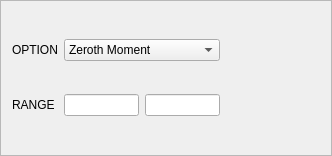
<?xml version="1.0" encoding="UTF-8"?>
<ui version="4.0">
 <class>moments</class>
 <widget class="QFrame" name="moments">
  <property name="geometry">
   <rect>
    <x>0</x>
    <y>0</y>
    <width>332</width>
    <height>156</height>
   </rect>
  </property>
  <property name="windowTitle">
   <string>Frame</string>
  </property>
  <property name="frameShape">
   <enum>QFrame::StyledPanel</enum>
  </property>
  <property name="frameShadow">
   <enum>QFrame::Raised</enum>
  </property>
  <layout class="QGridLayout" name="gridLayout">
   <item row="0" column="0">
    <widget class="QLabel" name="label">
     <property name="text">
      <string>OPTION</string>
     </property>
    </widget>
   </item>
   <item row="0" column="1" colspan="2">
    <widget class="QComboBox" name="optionBox">
     <item>
      <property name="text">
       <string>Zeroth Moment</string>
      </property>
     </item>
     <item>
      <property name="text">
       <string>First Moment</string>
      </property>
     </item>
     <item>
      <property name="text">
       <string>Second Moment</string>
      </property>
     </item>
    </widget>
   </item>
   <item row="1" column="0">
    <widget class="QLabel" name="label_2">
     <property name="text">
      <string>RANGE</string>
     </property>
    </widget>
   </item>
   <item row="1" column="1">
    <widget class="QLineEdit" name="minLine">
     <property name="maximumSize">
      <size>
       <width>75</width>
       <height>16777215</height>
      </size>
     </property>
    </widget>
   </item>
   <item row="1" column="2">
    <widget class="QLineEdit" name="maxLine">
     <property name="maximumSize">
      <size>
       <width>75</width>
       <height>16777215</height>
      </size>
     </property>
    </widget>
   </item>
   <item row="1" column="3">
    <spacer name="horizontalSpacer">
     <property name="orientation">
      <enum>Qt::Horizontal</enum>
     </property>
     <property name="sizeHint" stdset="0">
      <size>
       <width>40</width>
       <height>20</height>
      </size>
     </property>
    </spacer>
   </item>
  </layout>
 </widget>
 <resources/>
 <connections/>
</ui>
